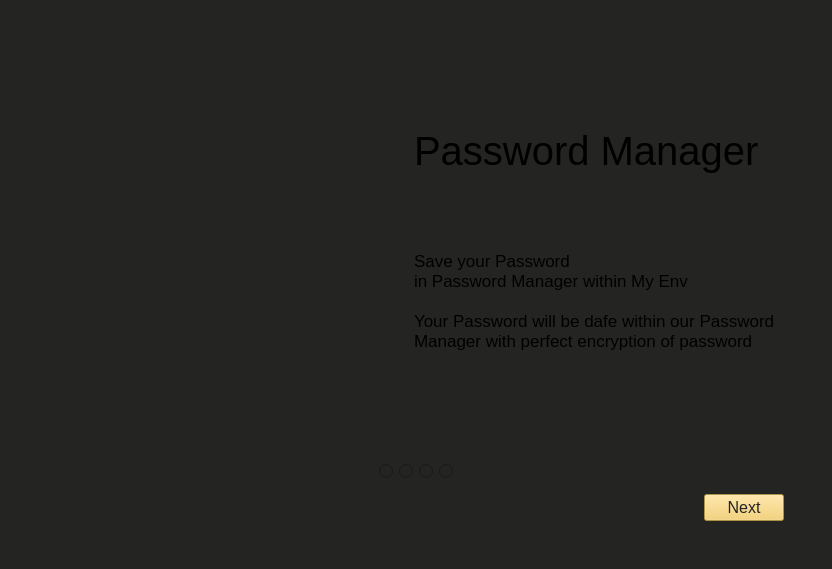
<?xml version="1.0" encoding="UTF-8"?>
<ui version="4.0">
 <class>MainWindow</class>
 <widget class="QMainWindow" name="MainWindow">
  <property name="geometry">
   <rect>
    <x>0</x>
    <y>0</y>
    <width>832</width>
    <height>569</height>
   </rect>
  </property>
  <property name="windowTitle">
   <string>MainWindow</string>
  </property>
  <property name="styleSheet">
   <string notr="true">background-color: rgb(36, 36, 35);</string>
  </property>
  <widget class="QWidget" name="centralwidget">
   <layout class="QVBoxLayout" name="verticalLayout">
    <property name="leftMargin">
     <number>30</number>
    </property>
    <property name="topMargin">
     <number>30</number>
    </property>
    <property name="rightMargin">
     <number>30</number>
    </property>
    <property name="bottomMargin">
     <number>30</number>
    </property>
    <item>
     <widget class="QWidget" name="landingpage_container" native="true">
      <layout class="QVBoxLayout" name="verticalLayout_2">
       <item>
        <widget class="QWidget" name="top_container" native="true">
         <property name="layoutDirection">
          <enum>Qt::LeftToRight</enum>
         </property>
         <layout class="QHBoxLayout" name="horizontalLayout_2">
          <item alignment="Qt::AlignHCenter">
           <widget class="QLabel" name="image">
            <property name="text">
             <string>&lt;html&gt;&lt;head/&gt;&lt;body&gt;&lt;p&gt;&lt;img src=&quot;:/resources/deer_logo_template_dark_flat_handdrawn_design_6854205.jpg&quot; width='370'/&gt;&lt;/p&gt;&lt;/body&gt;&lt;/html&gt;</string>
            </property>
           </widget>
          </item>
          <item>
           <widget class="QWidget" name="info_container" native="true">
            <property name="layoutDirection">
             <enum>Qt::LeftToRight</enum>
            </property>
            <layout class="QVBoxLayout" name="verticalLayout_5">
             <property name="leftMargin">
              <number>10</number>
             </property>
             <item>
              <widget class="QLabel" name="heading">
               <property name="sizePolicy">
                <sizepolicy hsizetype="Preferred" vsizetype="Fixed">
                 <horstretch>0</horstretch>
                 <verstretch>0</verstretch>
                </sizepolicy>
               </property>
               <property name="font">
                <font>
                 <pointsize>30</pointsize>
                </font>
               </property>
               <property name="text">
                <string>Password Manager</string>
               </property>
              </widget>
             </item>
             <item>
              <widget class="QLabel" name="details">
               <property name="sizePolicy">
                <sizepolicy hsizetype="Preferred" vsizetype="Fixed">
                 <horstretch>0</horstretch>
                 <verstretch>0</verstretch>
                </sizepolicy>
               </property>
               <property name="font">
                <font>
                 <pointsize>13</pointsize>
                </font>
               </property>
               <property name="text">
                <string>Save your Password 
in Password Manager within My Env 

Your Password will be dafe within our Password 
Manager with perfect encryption of password</string>
               </property>
              </widget>
             </item>
            </layout>
           </widget>
          </item>
         </layout>
        </widget>
       </item>
       <item>
        <widget class="QWidget" name="navigation_container" native="true">
         <property name="sizePolicy">
          <sizepolicy hsizetype="Preferred" vsizetype="Fixed">
           <horstretch>0</horstretch>
           <verstretch>0</verstretch>
          </sizepolicy>
         </property>
         <layout class="QVBoxLayout" name="verticalLayout_4">
          <item alignment="Qt::AlignHCenter|Qt::AlignVCenter">
           <widget class="QWidget" name="nav_indicator_container" native="true">
            <layout class="QHBoxLayout" name="horizontalLayout">
             <item>
              <widget class="QRadioButton" name="nav_indicator_1">
               <property name="sizePolicy">
                <sizepolicy hsizetype="Fixed" vsizetype="Fixed">
                 <horstretch>0</horstretch>
                 <verstretch>0</verstretch>
                </sizepolicy>
               </property>
               <property name="text">
                <string/>
               </property>
              </widget>
             </item>
             <item>
              <widget class="QRadioButton" name="nav_indicator_2">
               <property name="sizePolicy">
                <sizepolicy hsizetype="Fixed" vsizetype="Fixed">
                 <horstretch>0</horstretch>
                 <verstretch>0</verstretch>
                </sizepolicy>
               </property>
               <property name="text">
                <string/>
               </property>
              </widget>
             </item>
             <item>
              <widget class="QRadioButton" name="nav_indicator_3">
               <property name="sizePolicy">
                <sizepolicy hsizetype="Fixed" vsizetype="Fixed">
                 <horstretch>0</horstretch>
                 <verstretch>0</verstretch>
                </sizepolicy>
               </property>
               <property name="text">
                <string/>
               </property>
              </widget>
             </item>
             <item>
              <widget class="QRadioButton" name="nav_indicator_4">
               <property name="sizePolicy">
                <sizepolicy hsizetype="Fixed" vsizetype="Fixed">
                 <horstretch>0</horstretch>
                 <verstretch>0</verstretch>
                </sizepolicy>
               </property>
               <property name="text">
                <string/>
               </property>
              </widget>
             </item>
            </layout>
           </widget>
          </item>
          <item alignment="Qt::AlignLeft|Qt::AlignVCenter">
           <widget class="QPushButton" name="next_button">
            <property name="sizePolicy">
             <sizepolicy hsizetype="Fixed" vsizetype="Fixed">
              <horstretch>0</horstretch>
              <verstretch>0</verstretch>
             </sizepolicy>
            </property>
            <property name="font">
             <font>
              <pointsize>12</pointsize>
             </font>
            </property>
            <property name="layoutDirection">
             <enum>Qt::RightToLeft</enum>
            </property>
            <property name="styleSheet">
             <string notr="true">background-color: rgb(245, 203, 92);
color: rgb(36, 36, 35);</string>
            </property>
            <property name="text">
             <string>Next</string>
            </property>
            <property name="icon">
             <iconset resource="image.qrc">
              <normaloff>:/resources/arrow_forward_FILL0_wght400_GRAD0_opsz48.svg</normaloff>:/resources/arrow_forward_FILL0_wght400_GRAD0_opsz48.svg</iconset>
            </property>
            <property name="iconSize">
             <size>
              <width>24</width>
              <height>16</height>
             </size>
            </property>
           </widget>
          </item>
         </layout>
        </widget>
       </item>
      </layout>
     </widget>
    </item>
   </layout>
  </widget>
 </widget>
 <resources>
  <include location="image.qrc"/>
 </resources>
 <connections/>
</ui>
